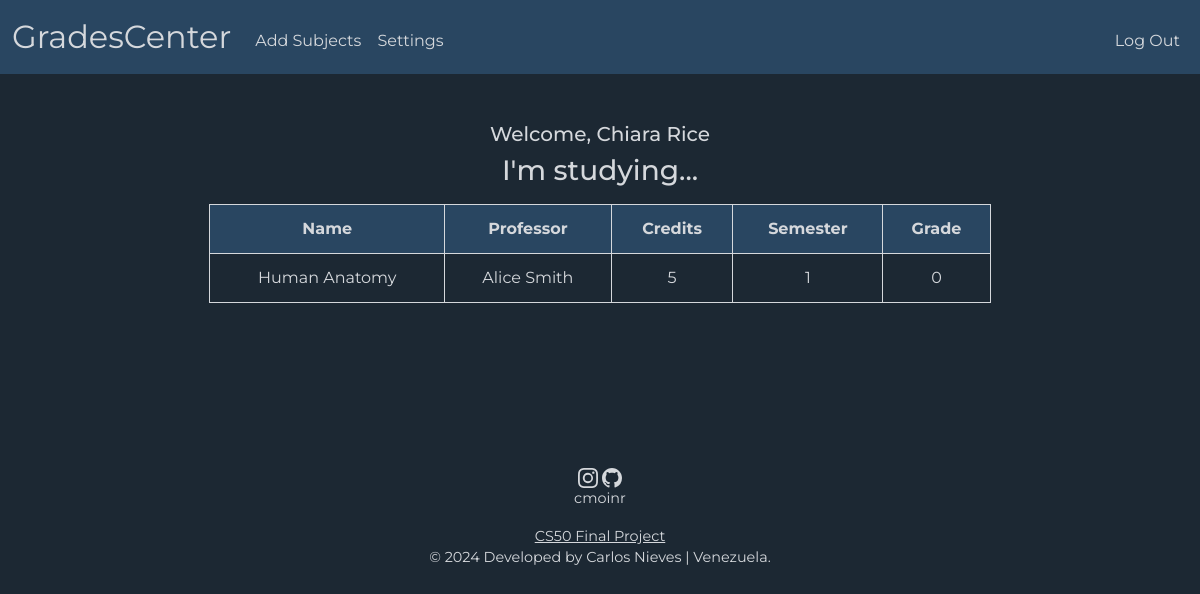
Page /student (signed in) on the earlier database version.
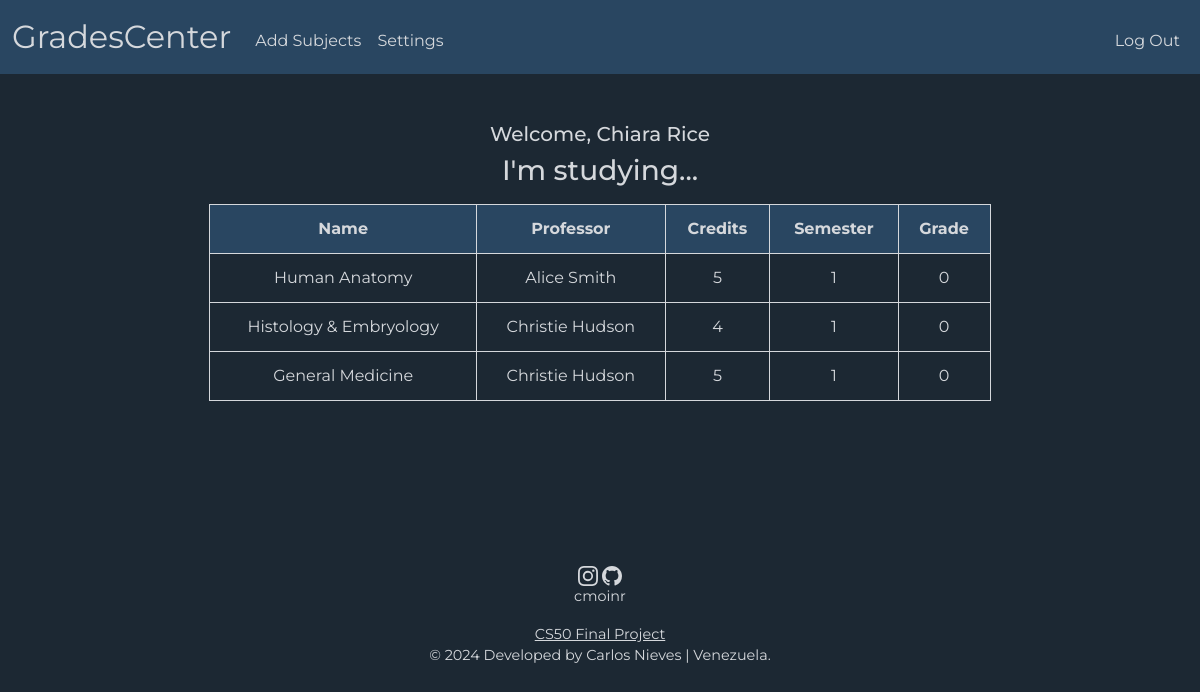
Same page on the later database version.
### tables this page shows
CREATE TABLE students (
    id INTEGER NOT NULL,
    names TEXT NOT NULL,
    surnames TEXT NOT NULL,
    semester INTEGER,
    credits INTEGER,
    hash TEXT NOT NULL,
    id_faculty TEXT NOT NULL,
    PRIMARY KEY(id)
    FOREIGN KEY(id_faculty) REFERENCES faculty(id)
);

CREATE TABLE teachers (
    id INTEGER NOT NULL,
    names TEXT NOT NULL,
    surnames TEXT NOT NULL,
    hash TEXT NOT NULL,
    PRIMARY KEY(id)
);

CREATE TABLE subjects (
    id TEXT NOT NULL,
    name TEXT NOT NULL,
    id_faculty TEXT NOT NULL,
    semester INTEGER NOT NULL,
    credits INTEGER NOT NULL,
    PRIMARY KEY(id)
    FOREIGN KEY(id_faculty) REFERENCES faculty(id)
);

CREATE TABLE grades (
    id_student INTEGER NOT NULL,
    id_subject TEXT NOT NULL,
    grade INTEGER NOT NULL,
    FOREIGN KEY(id_student) REFERENCES students(id)
    FOREIGN KEY(id_subject) REFERENCES subjects(id)
);

### app.py (the view)
@app.route("/student")
@login_required
def student():
    subjects = db.execute("""
        SELECT subjects.name, subjects.semester, subjects.credits, grades.grade, teachers.names, teachers.surnames
        FROM studying
        JOIN students ON studying.id_student = students.id
        JOIN grades   ON studying.id_subject = grades.id_subject
        JOIN subjects ON studying.id_subject = subjects.id
        JOIN teaching ON studying.id_subject = teaching.id_subject
        JOIN teachers ON teaching.id_teacher = teachers.id
        WHERE studying.id_student = ?
    """, session["user_id"])
    learner = db.execute("""
        SELECT names, surnames FROM students WHERE id = ?
    """, session["user_id"])
    return render_template("student.html", subjects=subjects, learner=learner)

### app.py (called while the page is built)
@app.after_request
def after_request(response):
    response.headers["Cache-Control"] = "no-cache, no-store, must-revalidate"
    response.headers["Expires"] = 0
    response.headers["Pragma"] = "no-cache"
    return response

### helpers.py (called while the page is built)
def login_required(f):
    @wraps(f)
    def decorated_function(*args, **kwargs):
        if session.get("user_id") is None:
            return redirect("/login")
        return f(*args, **kwargs)
    return decorated_function

### templates/student.html (shortened to what this page needs)
{% extends "layout.html" %}
{% block main %}
    <div class="mb-3">
        <h5>Welcome, {{ learner[0]['names'] }} {{ learner[0]['surnames'] }}</h5>
        <h3>I'm studying...</h3>
    </div>
    <div class="mb-3">
        <table>
            <thead>
                <tr class="high">
                    <th>Name</th>
                    <th>Professor</th>
                    <th>Credits</th>
                    <th>Semester</th>
                    <th>Grade</th>
                </tr>
            </thead>
            <tbody>
                {% for subject in subjects %}
                    <tr>
                        <td>{{ subject['name'] }}</td>
                        <td>{{ subject['names'] }} {{ subject['surnames'] }}</td>
                        <td>{{ subject['credits'] }}</td>
                        <td>{{ subject['semester'] }}</td>
                        <td>{{ subject['grade'] }}</td>
                    </tr>
                {% endfor %}
            </tbody>
        </table>
    </div>
{% endblock %}

### templates/layout.html (shortened to what this page needs)
<!DOCTYPE html>
<html lang="en">
    <head>
        <link href="https://cdn.jsdelivr.net/npm/bootstrap@5.3.3/dist/css/bootstrap.min.css" rel="stylesheet">
        <link href="/static/styles.css" rel="stylesheet">
    </head>
    <body>
        <nav id="main_bar" class="bg navbar navbar-expand-md navbar-light">
            <div class="container-fluid">
                {% if session["role"] == "student" %}
                    <a class="navbar-brand" href="/student">GradesCenter</a>
                {% else %}
                    <a class="navbar-brand" href="/" id="main_brand">GradesCenter</a>
                    <button aria-controls="navbar" aria-expanded="false" aria-label="Toggle navigation" class="navbar-toggler" data-bs-target="#navbar" data-bs-toggle="collapse" type="button">
                        <span class="navbar-toggler-icon"></span>
                    </button>
                {% endif %}
                <div class="collapse navbar-collapse" id="navbar">
                    {% if session["user_id"] %}
                        {% if session["role"] == "teacher" %}
                            <ul class="navbar-nav me-auto mt-2">
                                <li class="nav-item"><a class="nav-link" href="/subjects">Subjects</a></li>
                                <li class="nav-item"><a class="nav-link" href="/settings">Settings</a></li>
                            </ul>
                            <ul class="navbar-nav ms-auto mt-2">
                                <li class="nav-item"><a class="nav-link" href="/logout">Log Out</a></li>
                            </ul>
                        {% elif session["role"] == "student" %}
                            <ul class="navbar-nav me-auto mt-2">
                                <li class="nav-item"><a class="nav-link" href="/add_subjects">Add Subjects</a></li>
                                <li class="nav-item"><a class="nav-link" href="/settings">Settings</a></li>
                            </ul>
                            <ul class="navbar-nav ms-auto mt-2">
                                <li class="nav-item"><a class="nav-link" href="/logout">Log Out</a></li>
                            </ul>
                        {% endif %}
                    {% else %}
                        <ul class="navbar-nav ms-auto mt-2">
                            <li class="nav-item"><a class="nav-link" href="/register">Register</a></li>
                            <li class="nav-item"><a class="nav-link" href="/login">Log In</a></li>
                        </ul>
                    {% endif %}
                </div>
            </div>
        </nav>
        <main class="container py-5 text-center">
            {% block main %}{% endblock %}
        </main>
        <footer class="mb-5">
            <div>
                <p>cmoinr</p>
            </div>
            <div>
                <a href="https://cs50.harvard.edu/x/2024/project/">CS50 Final Project</a>
            </div>
            © 2024 Developed by Carlos Nieves | Venezuela.
        </footer>
    </body>
</html>

### static/styles.css (style rules this page uses)
body { font-family: 'Montserrat', sans-serif; background-color:#1c2833; }
nav .navbar-brand { font-size: xx-large; }
.navbar-brand { color: #d5d8dc; transition-duration: 0.5s; }
.nav-link { color: #d5d8dc; background-color: transparent; transition-duration: 0.5s; }
#main_bar { background: #294661; }
h3, h5, h6 { color: #d5d8dc; }
table { background-color: transparent; margin-bottom: 1rem; width: 70%; margin-left: auto; margin-right: auto; color: #d5d8dc; }
table th, table td { border: 1px solid #d5d8dc; padding: 0.75rem; vertical-align: middle; }
.high { background-color: #294661; border: 1px solid #d5d8dc; }
footer { text-align: center; font-size: 90%; color: #d5d8dc; margin-left: auto; margin-right: auto; margin-bottom: -1px; margin-top: 100px; }
a { color: #d5d8dc; }

Differences in the rows shown:
added teachers: name "Histology & Embryology", names "Christie", surnames "Hudson", credits "4", semester "1", grade "0", name "General Medicine", credits "5"
